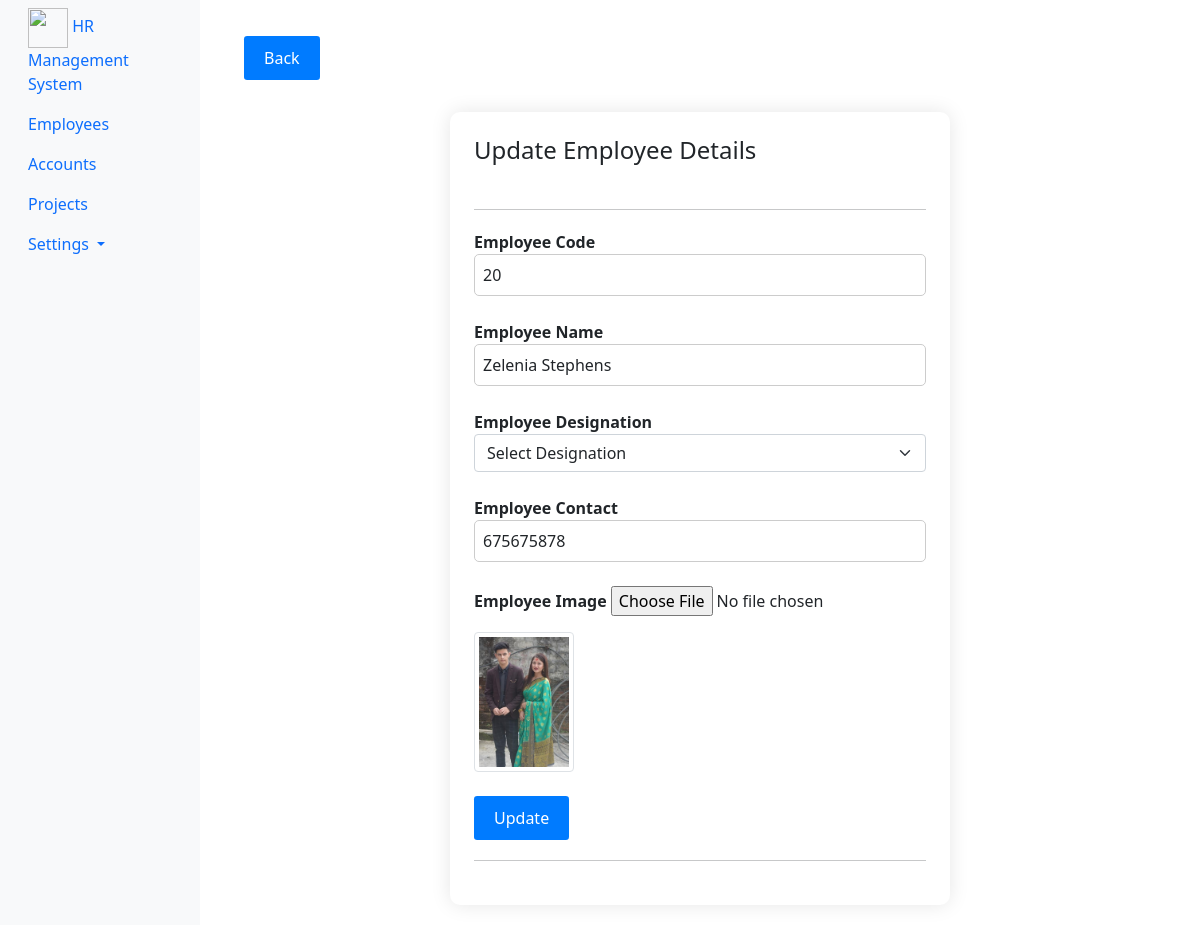
Screenshot of /employees/edit/20/ (signed in) with the database file from the repository.
### Employees/models.py (models this page shows, shortened)
class EmployeeDetail(models.Model):
    employee_code = models.PositiveIntegerField(primary_key=True, auto_created=True)
    employee_name = models.CharField(max_length=30)
    employee_designation = models.ForeignKey(EmployeeDesignation, on_delete=models.CASCADE)
    employee_contact = models.CharField(max_length=10)
    employee_image = models.FileField(upload_to="images/employeeImage/", blank=True, null=True)
    is_active = models.BooleanField(default=True)
    class Meta:
        db_table = "employee_details"
        ordering = ["-employee_name"]

### Employees/views.py (the view)
# urls.py: path('edit/<int:pk>/', views.employee_edit, name='employee_edit'),
@login_required(login_url='/login/')
def employee_edit(request, pk):
    employee_obj=EmployeeDetail.objects.get(pk=pk)
    designation_obj=EmployeeDesignation.objects.all()
    context={"data": employee_obj, "employee_designation": designation_obj}
    if request.method == "POST":
        employee_obj= EmployeeCreateForm(data=request.POST, instance=employee_obj, files=request.FILES)
        if employee_obj.is_valid():
            employee_obj.save()
            messages.success(request, "Updated succesfully")
            return redirect("employee_show", pk)   #redirecting to url having pk or id
    return render(request, 'employees/employee_edit.html', context)

### templates/employees/employee_edit.html (shortened to what this page needs)
{% extends 'layouts/master.html' %}
{% block custom_css %}
{% load static %}
<link rel="stylesheet" href="{% static 'css/employee_edit.css' %}">
{% endblock %}
{% block content %}
<div class="container">
    <a href="{% url 'employee_list' %}" class="btn btn-sm btn-primary my-3">Back</a>
    <div class="card p-4 mt-3">
        <h1 class="mb-4">Update Employee Details</h1>
        <hr>
        <form action="{% url 'employee_edit' data.pk %}" method="post" enctype="multipart/form-data">
            <div class="form-group mb-4">
                <label for="employee_code">Employee Code</label>
                <input type="number" name="employee_code" value="{{ data.employee_code }}" class="form-control" placeholder="Enter Employee Code" required>
            </div>
            <div class="form-group mb-4">
                <label for="employee_name">Employee Name</label>
                <input type="text" name="employee_name" value="{{ data.employee_name }}" class="form-control" placeholder="Enter Employee Name" required>
            </div>
            <div class="form-group mb-4">
                <label for="employee_designation">Employee Designation</label>
                <select name="employee_designation" class="form-select">
                    <option value="0">Select Designation</option>
                </select>
            </div>
            <div class="form-group mb-4">
                <label for="employee_contact">Employee Contact</label>
                <input type="tel" name="employee_contact" value="{{ data.employee_contact }}" class="form-control" placeholder="Enter Contact Number" required maxlength="10">
            </div>
            <div class="form-group mb-4">
                <label for="employee_image">Employee Image</label>
                <input type="file" name="employee_image" class="form-control-file" accept="image/*">
                <img src="{{ data.employee_image.url }}" alt="Current Image" class="img-thumbnail mt-3" style="max-width: 100px;">
            </div>
            <button type="submit" class="btn btn-primary btn-sm">Update</button>
        </form>
        <hr>
    </div>
</div>
{% endblock %}

### static/css/employee_edit.css (style rules this page uses)
.container { padding: 20px; }
.card { border: none; box-shadow: 0 0 20px rgba(0, 0, 0, 0.1); border-radius: 10px; }
.card h1 { font-size: 24px; }
.card hr { margin: 20px 0; }
.form-group { margin-bottom: 1.5rem; }
.form-control { border: 1px solid #ccc; border-radius: 5px; padding: 0.5rem; font-size: 16px; }
.btn { font-size: 16px; padding: 10px 20px; }
.btn-primary { background-color: #007bff; color: #fff; border: none; }
.mb-4 { margin-bottom: 2rem; }
label { font-weight: bold; }
.card h1 { margin-top: 0; }
.card { max-width: 500px; margin: 0 auto; }

### rows the page displays
EmployeeDetail: employee_code "20", employee_name "Zelenia Stephens", employee_contact "675675878", employee_image (picture)
